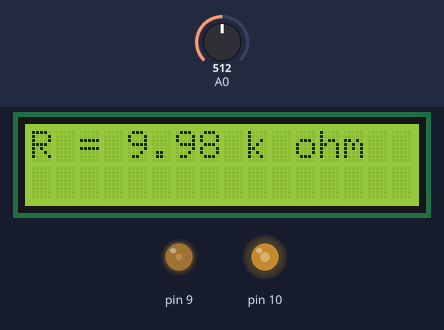
Recording of a sketch running on a simulated Arduino Uno, built with avr-gcc and run on an emulated ATmega328P. Shown: 16×2 character LCD, output pins drawn as LEDs (lit = HIGH). The test bench sets the inputs (shaded band); at power-on: A0 = 512. What the sketch prints to the serial monitor is not drawn.

Above: at 1.2 s.
1.3 s: A0 set to 900
At 2.7 s:
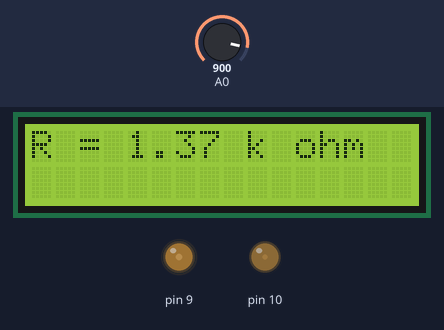
4.3 s: A0 set to 0
At 5.0 s:
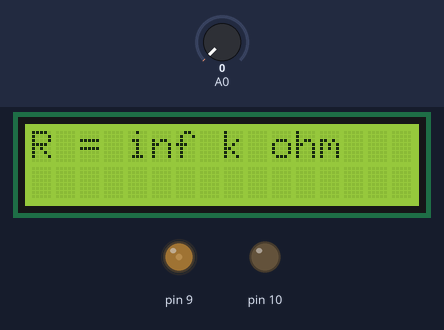
5.8 s: A0 set to 122
At 6.8 s:
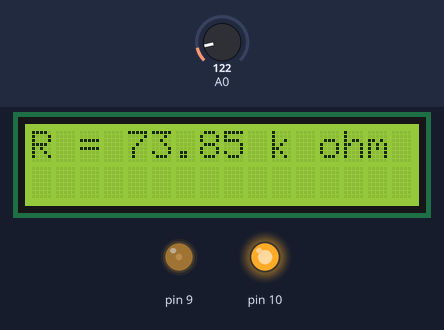
8.8 s: A0 set to 0
At 9.7 s:
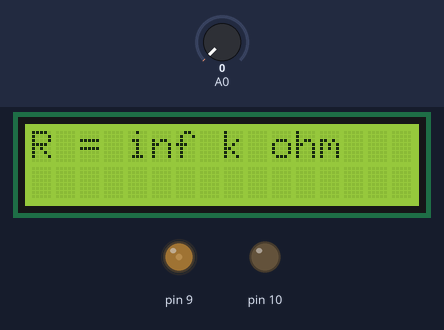
11.8 s: A0 set to 1023
At 12.2 s:
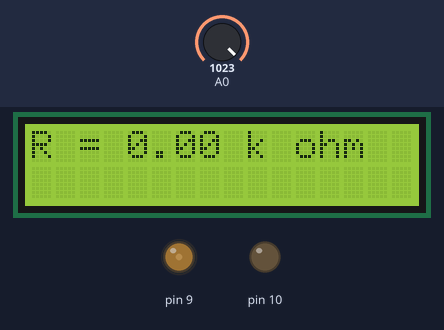
Timing chart, 0 to 14.3 s (numbered marks = the images above; inputs shaded):
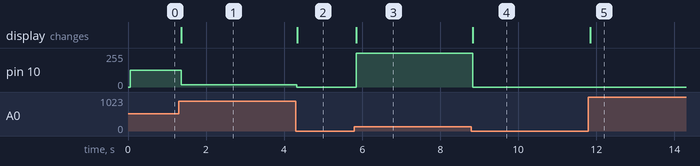

The sketch:

Code_Lab_1.ino
```cpp
#include <LiquidCrystal.h>

double V0, R, med;
int brightness;
const int rs = 12, en = 11, d4 = 5, d5 = 4, d6 = 3, d7 = 2;
LiquidCrystal lcd(rs, en, d4, d5, d6, d7);
//void LCD_print(double R);

void setup()
{
  Serial.begin(9600);
  pinMode(A0,INPUT);
  pinMode(10,OUTPUT);
  lcd.begin(16, 2);
  analogWrite(9,50);
}

void loop()
{
  med = analogRead(A0);
  V0 = med/1023*5;
  R = 5*10/V0-10;
  brightness = R/20*255;
  if (brightness>255) {brightness = 255;}
  if (R <= 0) {
    Serial.println("Something is wrong");
  }
  else if (R > 0 && R <= 1.1) {
    Serial.print("Resistance = ");
    Serial.print(R);
    Serial.println(" k ohm (Bright)");
  }
  else if (R > 1.1 && R <= 3) {
    Serial.print("Resistance = ");
    Serial.print(R);
    Serial.println(" k ohm (Normal)");
  }
  else {
    Serial.print("Resistance = ");
    Serial.print(R);
    Serial.println(" k ohm (Dark)");
  }

  analogWrite(10,brightness);
  lcd.clear();
  lcd.print("R = ");
  lcd.print(R);
  lcd.print(" k ohm");
}

/*void LCD_print(double R) {
  double r = R;
  lcd.clear();
  char first[5] = "R = ";
  char last[7] = " k ohm";
  lcd.print(first);
  lcd.print(r);
  lcd.print(last);
}*/
```

Measured:
- after the input at 1.3 s, pin 10: 127/255 → 17/255 after 0.06 s; the display: changes after 0.07 s (image 1)
- after the input at 4.3 s, pin 10: 17/255 → 0/255 at once; the display: changes at once (image 2)
- after the input at 5.8 s, pin 10: 0/255 → 255/255 after 0.05 s; the display: changes after 0.05 s (image 3)
- after the input at 8.8 s, pin 10: 255/255 → 0/255 at once; the display: changes at once (image 4)
- after the input at 11.8 s, the display: changes at once (image 5)
